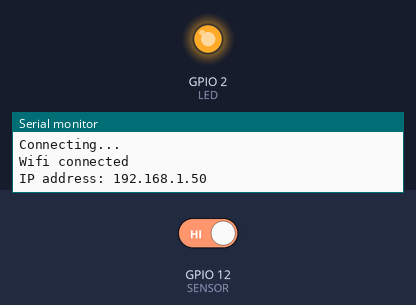
Bench run of a sketch on a simulated ESP8266 (NodeMCU). Parts: output pins drawn as LEDs (lit = HIGH), the last lines printed to the serial monitor. Dashed ring = blinking. The test bench sets the inputs (shaded band); at power-on: GPIO 12 (SENSOR) HIGH. WiFi joins after 1.5 s; servers stay silent unless stated.

Above: at 17.7 s.
17.8 s: GPIO 12 (SENSOR) driven LOW
At 19.3 s:
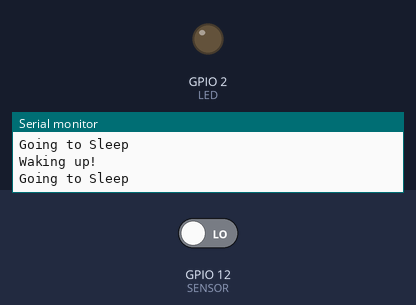
20.4 s: GPIO 12 (SENSOR) driven HIGH
At 23.4 s:
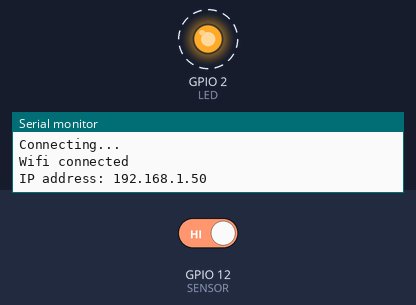
Timing chart, 0 to 30.2 s (numbered marks = the images above; inputs shaded):
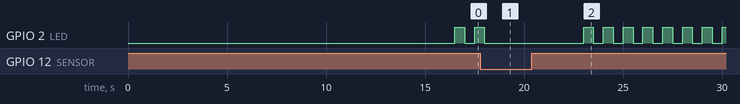

Measured:
- after the input at 17.8 s, GPIO 2 (LED): goes on until 18.0 s, then stays LOW
- after the input at 20.4 s, GPIO 2 (LED): alternates HIGH for 0.50 s and LOW for 0.50 s, starting after 2.6 s

The sketch:

alarm.ino
```cpp
//
//Home alarm system prototype, NodeMCU/ESP8266
//Movement detection with PIR sensor, sends email alert to user using SMTP
//Light Sleep mode between interrupts
//

#include <ESP8266WiFi.h>
#include <ESP_Mail_Client.h>

extern "C"{
  #include "gpio.h"
}

extern "C"{
  #include "user_interface.h"
}

const int LED = 2; //Pin D4 on NodeMCU
const int SENSOR = 12; //Pin D6 on NodeMCU
int sensor_status = 0; //Movement detection flag

//Credentials for Wi-Fi network
const char* WIFI_NAME = "REPLACE_WIFI_NAME";
const char* WIFI_PASSWORD = "REPLACE_WIFI_PASSWORD";

//SMTP host details
const char* SMTP_HOST = "smtp.gmail.com";
const int SMTP_PORT = 465;

//Credentials for sending email
const char* SEND_EMAIL = "REPLACE_SENDER_EMAIL_ADDRESS";
const char* SEND_PASSWORD = "REPLACE_SENDER_PASSWORD";

//Email address to recieve alert
const char* RECIEVE_EMAIL = "REPLACE_RECIEVE_EMAIL_ADDRESS";

//SMTP object for email sending
SMTPSession smtp;

//Email session object
ESP_Mail_Session session;

//SMTP message object
SMTP_Message message;

//Callback function for eamil status
void smtpCallback(SMTP_Status status);

void setup() {

  gpio_init();

  //Serial monitor for debugging, default baudrate
  Serial.begin(115200);

  //Set GPIO pins on board, LED as output, PIR as input with pullup resistor
  pinMode(LED,OUTPUT);
  pinMode(SENSOR,INPUT_PULLUP);
  digitalWrite(LED,LOW);
  digitalWrite(SENSOR,LOW);

  //Enable SMTP serial monitor debug
  smtp.debug(1);

  //Set callback function for sending results
  smtp.callback(smtpCallback);

  //Set session data
  session.server.host_name = SMTP_HOST;
  session.server.port = SMTP_PORT;
  session.login.email = SEND_EMAIL;
  session.login.password = SEND_PASSWORD;
  session.login.user_domain = "";

  //Set message properties
  message.sender.name = "ESP8266";
  message.sender.email = SEND_EMAIL;
  message.subject = "ESP8266 ALERT";
  message.addRecipient("T", RECIEVE_EMAIL);

  //Send raw text
  String emailMessage = "Movement detected!";
  message.text.content = emailMessage.c_str();
  message.text.charSet = "us-ascii";
  message.text.transfer_encoding = Content_Transfer_Encoding::enc_7bit;

  //Connect to to WiFi initially, otherwise wakes up from sleep immediately
  connectWifi();

  //Give the system some start-up time (15s)
  delay(15000);
}


void connectWifi(){

  //Station mode
  WiFi.mode(WIFI_STA);

  //Connect to Wi-Fi network
  Serial.println("Starting Wi-Fi connection...");
  WiFi.begin(WIFI_NAME,WIFI_PASSWORD);

  while(WiFi.status() != WL_CONNECTED){
    delay(500);
    Serial.println("Connecting...");
  }

  Serial.println("Wifi connected");
  Serial.print("IP address: ");
  Serial.println(WiFi.localIP());

}

//Enter Light sleep mode
//Wake up from external interrupt from SENSOR pin
void lightSleep(){

  WiFi.mode(WIFI_OFF);
  delay(200);
  Serial.println("Going to Sleep");

  wifi_fpm_set_sleep_type(LIGHT_SLEEP_T);
  gpio_pin_wakeup_enable(GPIO_ID_PIN(SENSOR), GPIO_PIN_INTR_HILEVEL);
  wifi_fpm_open();
  wifi_fpm_do_sleep(0xFFFFFFF); //sleep for max time
  delay(200);
  wifi_fpm_close();

  Serial.println("Waking up!");

  //PIR stays high for some time, check if woke up to interrupt
  //and not sleep timer timeout
  if(digitalRead(SENSOR) == HIGH)
    sensor_status = 1;
}

//LED blinker indicator
void ledBlinker(){

  digitalWrite(LED,HIGH);
  delay(500);
  digitalWrite(LED,LOW);
  delay(500);
}

void loop() {

  if(sensor_status == 1){

    //Connect to wifi
    connectWifi();

    //SEND USER ALERT NOTIFICATION
    //Connect to server with session data
    if(!smtp.connect(&session))
      Serial.println("Unable to connect server");

    //Attempt sending Email
    if(!MailClient.sendMail(&smtp, &message))
      Serial.println("Error sending Email, " + smtp.errorReason());

  }

  //Sensor reading needs to be low when enters sleep-mode
  //Otherwise won't wake up
  if(digitalRead(SENSOR) == HIGH){
    ledBlinker();
    sensor_status = 0;
  }else{
    lightSleep();
  }

  //Without this SENSOR pin stays high indefinitely
  pinMode(SENSOR,INPUT_PULLUP);

}

//Print email info
void smtpCallback(SMTP_Status status){

  Serial.println(status.info());

}
```
